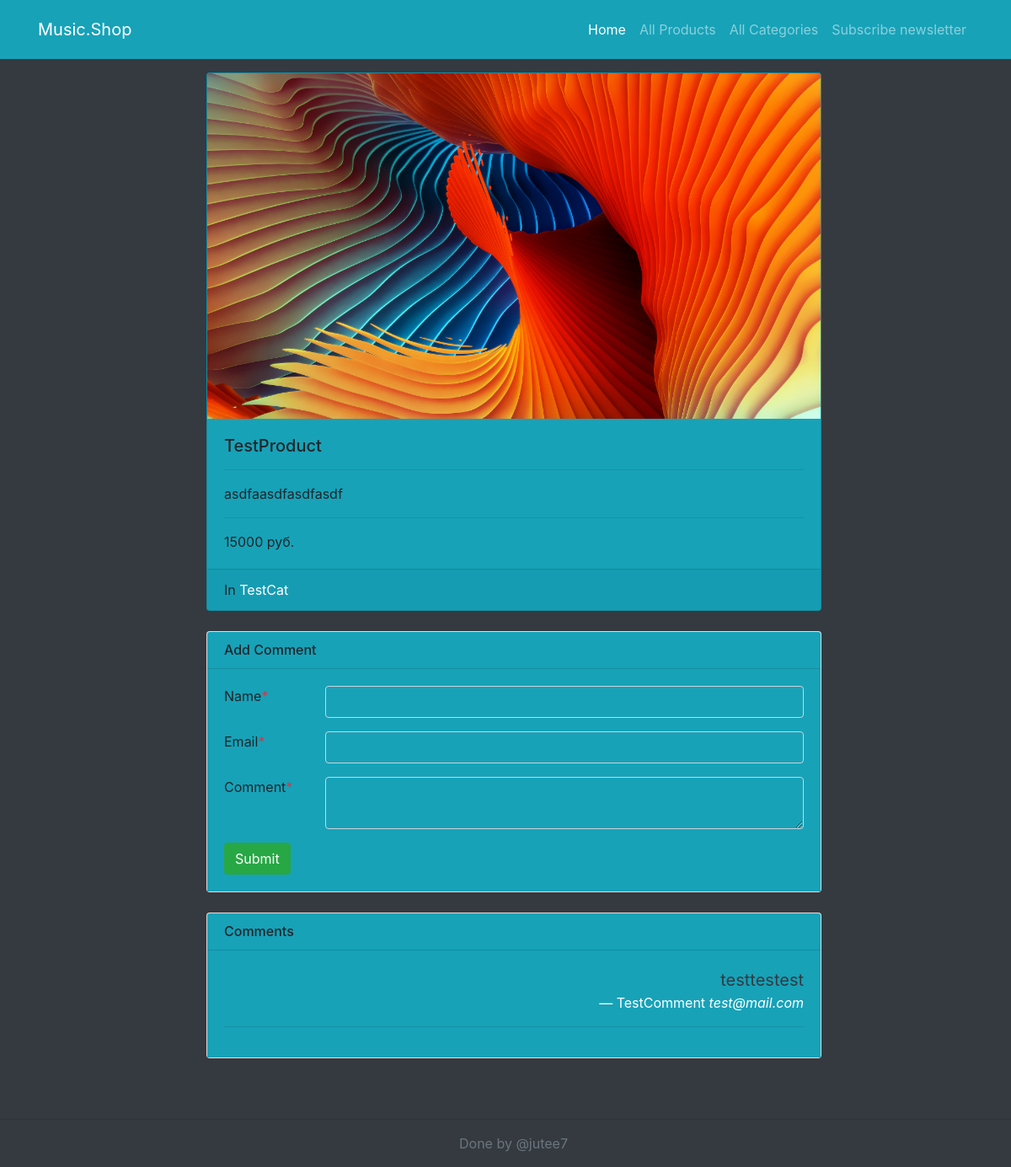
Page /detail/1 on the earlier database version.
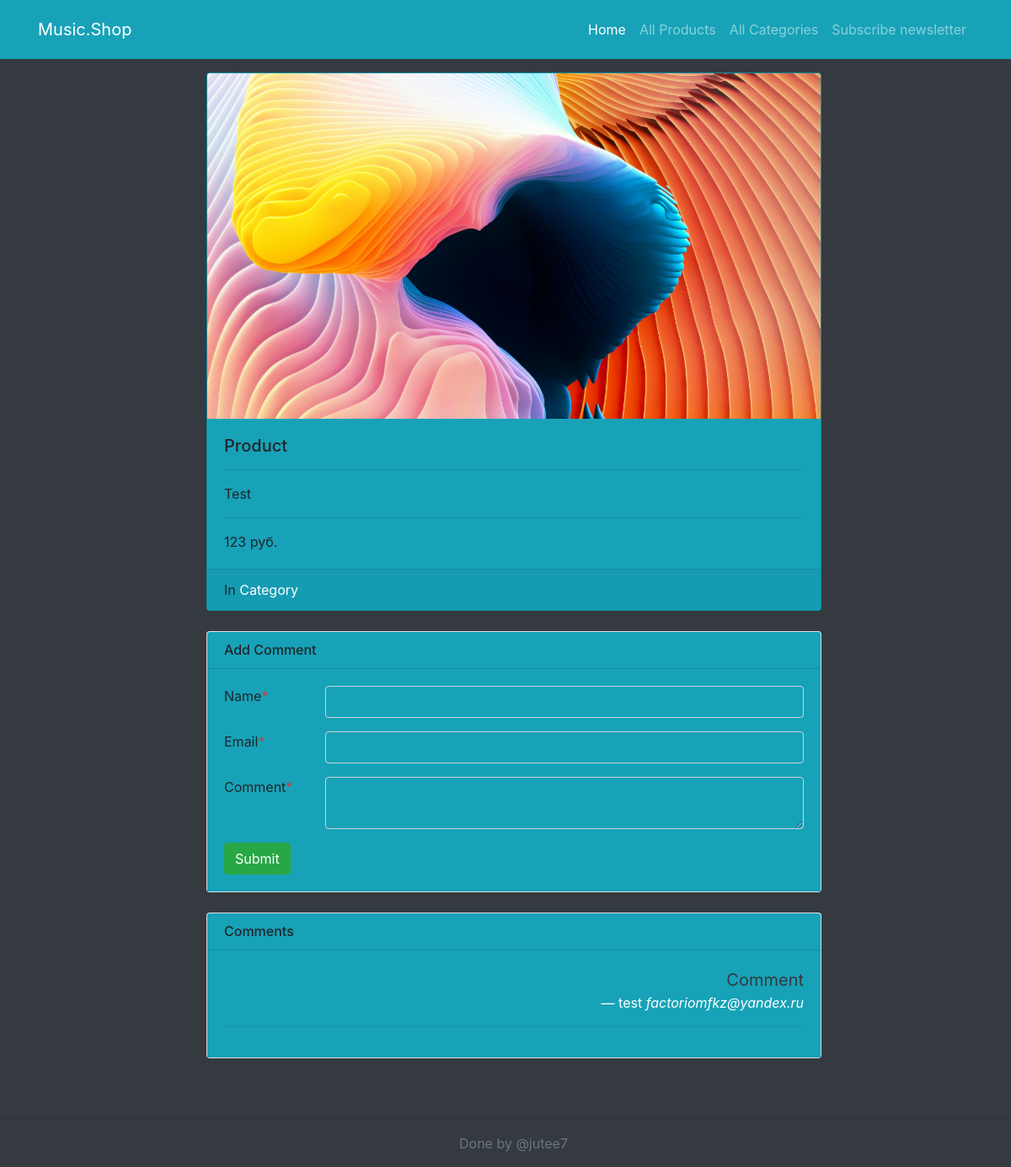
Same page on the later database version.
### base/models.py (models this page shows, shortened)
class Product(models.Model):
	title = models.CharField(max_length=100)
	content = models.TextField()
	image = models.ImageField(upload_to='images/')
	date_created = models.DateTimeField(timezone.now())
	category = models.ForeignKey(Category, on_delete=models.CASCADE)
	tags = models.ManyToManyField(Tag)
	price = models.IntegerField()
	class Meta:
		verbose_name_plural = "Products"

class Category(models.Model):
	title = models.CharField(max_length=100)
	date_created = models.DateTimeField(timezone.now())
	image = models.ImageField(upload_to='images/')
	class Meta:
		verbose_name_plural = "Categories"

class Comment(models.Model):
	title = models.CharField(max_length=100)
	content = models.TextField()
	email = models.EmailField(max_length=254)
	status = models.BooleanField(default=False)
	product = models.ForeignKey(Product, on_delete=models.CASCADE)
	date_created = models.DateTimeField(auto_now_add=True)
	class Meta:
		verbose_name_plural = "Comments"

### base/views.py (the view, shortened to what this page needs)
# urls.py: path('detail/<int:id>', views.product_detail_view, name='details'),
def product_detail_view(request, id):
	product = Product.objects.get(id=id)
	category = Category.objects.get(id=product.category.id)
	comments = Comment.objects.filter(product=product, status=True).order_by('-id')
	related_news = Product.objects.filter(category=category).exclude(id=id)
	return render(
		request,
		'detail.html',
		{
			'products': product,
			'related_news': related_news,
			'comments': comments
		}
	)

### base/templates/detail.html (shortened to what this page needs)
{% extends 'base.html' %}
{% block content %}
<main class="container mt-3 mb-5">
	<div class="row my-3">
		<div class="col-md-8" style="margin-left: 200px">
			<div class="card mb-3 bg-info">
                <img src="/media/{{products.image}}" class="card-img-top" alt="{{products.title}}">
			  <div class="card-body">
			    <h5 class="card-title">{{products.title}}</h5>
			    <hr/>
			    <p class="card-text">{{products.content}}</p>
                  <hr/>
                <p class="card-text">{{ products.price }} руб.</p>
			  </div>
			  <div class="card-footer">
			  	In <a class="text-white" href="/category/{{products.category.id}}">{{products.category.title}}</a>
			  </div>
			</div>
			<div class="card my-4">
				<h6 class="card-header bg-info">Add Comment</h6>
				<div class="card-body bg-info">
					<form method="post" action="/detail/{{products.id}}">
						<div class="form-group row">
							<label class="col-md-2">Name<span class="text-danger">*</span></label>
							<div class="col-md-10">
								<input type="text" name="name" required class="form-control bg-info" />
							</div>
						</div>
						<div class="form-group row">
							<label class="col-md-2">Email<span class="text-danger">*</span></label>
							<div class="col-md-10">
								<input type="temailext" name="email" required class="form-control bg-info" />
							</div>
						</div>
						<div class="form-group row">
							<label class="col-md-2">Comment<span class="text-danger">*</span></label>
							<div class="col-md-10">
								<textarea class="form-control bg-info" name="message" required></textarea>
							</div>
						</div>
						<button type="submit" class="btn btn-primary btn-success">Submit</button>
					</form>
				</div>
			</div>
			<div class="card my-4">
				<h6 class="card-header bg-info">Comments</h6>
				<div class="card-body bg-info">
					{% for comment in comments %}
					<blockquote class="blockquote text-right">
					  <p class="mb-0 text-dark">{{comment.content}}</p>
					  <footer class="blockquote-footer text-white">{{comment.title}} <cite title="Source Title">{{comment.email}}</cite></footer>
					</blockquote>
					<hr/>
					{% endfor %}
				</div>
			</div>
		</div>
	</div>
</main>
{% endblock %}

Differences in the rows shown:
changed Product: image: a different picture; title "TestProduct" → "Product"; content "asdfaasdfasdfasdf" → "Test"; price "15000" → "123"; category "TestCat" → "Category"
changed Comment: content "testtestest" → "Comment"; title "TestComment" → "test"; email "test@mail.com" → "factoriomfkz@yandex.ru"
